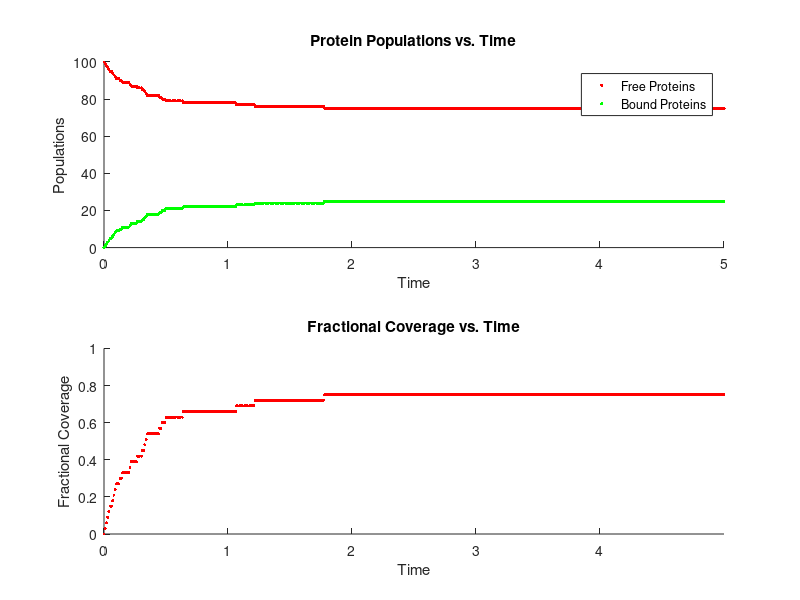

The MATLAB script that drew this image:
clear all;
close all;

% This code will model noncooperative binding over time. Unbinding will be
% ignored in order to match Fig. 2B of the van der Heijden paper. This plot
% will be fractional coverage vs. time. No Gillespie timing will be
% involved.

N = 100;    %length of DNA lattice
n = 3;  %length of each protein
k_on = 0.1;   %kinetic rate constant for binding
k_off = 0.1;  %kinetic rate constant for unbinding
Vol = 1;    %volume of system in which reaction occurs

Iterations = 500;  %number of events which will occur
Pop = 100;  %maximum initial population of free proteins

K = k_on/k_off; %equilibrium constant
c_f = k_on/Vol; %constants for propensity functions
c_r = k_off;

% for n = 1:25
    DNA = zeros(1,N);   %empty DNA lattice
    CurrentBound = zeros(1,N);  %empty CurrentBound array

    xA(1) = Pop;  %initial populations for an empty lattice
    xB(1) = N-(n-1);
    xAB(1) = 0;

    dt = 0.01;

    t(1) = 0;
    BindCounter = 0;
    UnbindCounter = 0;

    a_f = zeros(1,Iterations);  %memory allocation to save time
    a_r = zeros(1,Iterations);
    a_0 = zeros(1,Iterations);

    for j = 1:Iterations
        a_f(j) = c_f*xA(j)*xB(j);   %propensity functions for each reaction

        Bind(j) = randi(N-(n-1));   %picks random location for an event to possibly occur
        if DNA(Bind(j):Bind(j)+(n-1)) == 0  %if location is free
            if a_f(j)*dt >= rand   %tests binding probability (see explanation in van der Heijden paper)
                DNA(Bind(j):Bind(j)+(n-1)) = 1; %binds protein
                CurrentBound(Bind(j)) = 1;  %stores location in CurrentBound
                BindCounter = BindCounter+1;    %counts binding events

                xA(j+1) = xA(j)-1;  %updates populations
                FreeSpots = 0;  %used to calculate how many free locations there are on the lattice
                for h = 1:N-(n-1)
                    if DNA(h:h+(n-1)) == 0
                        FreeSpots = FreeSpots+1;
                    end
                end
                xB(j+1) = FreeSpots;
                xAB(j+1) = xAB(j)+1;

                FracCover(j+1) = (xAB(j+1)*n)/N; %calculates fractional coverage after each loop
            else
                xA(j+1) = xA(j);    %if no reaction occured the populations don't change
                xB(j+1) = xB(j);
                xAB(j+1) = xAB(j);

                FracCover(j+1) = (xAB(j+1)*n)/N; %calculates fractional coverage after each loop
            end
        else
            xA(j+1) = xA(j);    %if no reaction occured the populations don't change
            xB(j+1) = xB(j);
            xAB(j+1) = xAB(j);

            FracCover(j+1) = (xAB(j+1)*n)/N; %calculates fractional coverage after each loop
        end
        t(j+1) = t(j)+dt;   %advances time in constant steps
    end
%     AppSize(n) = N/(sum(DNA)/n);    %apparent binding size
%     BindSize(n) = n;
% end

% x = 1:25/1000:25; %x-value for theoretical plot
% y = 1.295*x;    %y-value for theoretical plot

figure();
subplot(2,1,1);
scatter(t,xA,5,'r','filled');   %plots protein populations
hold on;
scatter(t,xAB,5,'g','filled');
xlabel('Time');
ylabel('Populations');
title('Protein Populations vs. Time');
legend('Free Proteins','Bound Proteins');

subplot(2,1,2);
scatter(t,FracCover,5,'r','filled');    %plots fractional coverage over time
hold on;
xlabel('Time');
xlim([0 max(t)]);
ylabel('Fractional Coverage');
ylim([0 1]);
title('Fractional Coverage vs. Time');

% figure();
% scatter(BindSize,AppSize,5,'r','filled');
% hold on;
% plot(x,y,'black');
% xlabel('Actual Binding Size');
% xlim([0 max(n)]);
% ylabel('Apparent Binding Size');
% title('Apparent Binding Size');
% legend('Data','Paper Fit');